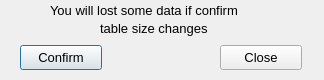
<?xml version="1.0" encoding="UTF-8"?>
<ui version="4.0">
 <class>Dialog</class>
 <widget class="QDialog" name="Dialog">
  <property name="geometry">
   <rect>
    <x>0</x>
    <y>0</y>
    <width>324</width>
    <height>80</height>
   </rect>
  </property>
  <property name="font">
   <font>
    <pointsize>10</pointsize>
   </font>
  </property>
  <property name="windowTitle">
   <string>Dialog</string>
  </property>
  <widget class="QPushButton" name="pushButton">
   <property name="geometry">
    <rect>
     <x>20</x>
     <y>45</y>
     <width>82</width>
     <height>25</height>
    </rect>
   </property>
   <property name="text">
    <string>Confirm</string>
   </property>
  </widget>
  <widget class="QPushButton" name="pushButton_2">
   <property name="geometry">
    <rect>
     <x>220</x>
     <y>45</y>
     <width>82</width>
     <height>25</height>
    </rect>
   </property>
   <property name="text">
    <string>Close</string>
   </property>
  </widget>
  <widget class="QLabel" name="label">
   <property name="geometry">
    <rect>
     <x>50</x>
     <y>0</y>
     <width>221</width>
     <height>21</height>
    </rect>
   </property>
   <property name="text">
    <string>You will lost some data if confirm</string>
   </property>
  </widget>
  <widget class="QLabel" name="label_2">
   <property name="geometry">
    <rect>
     <x>100</x>
     <y>20</y>
     <width>131</width>
     <height>16</height>
    </rect>
   </property>
   <property name="text">
    <string>table size changes</string>
   </property>
  </widget>
 </widget>
 <resources/>
 <connections/>
</ui>
